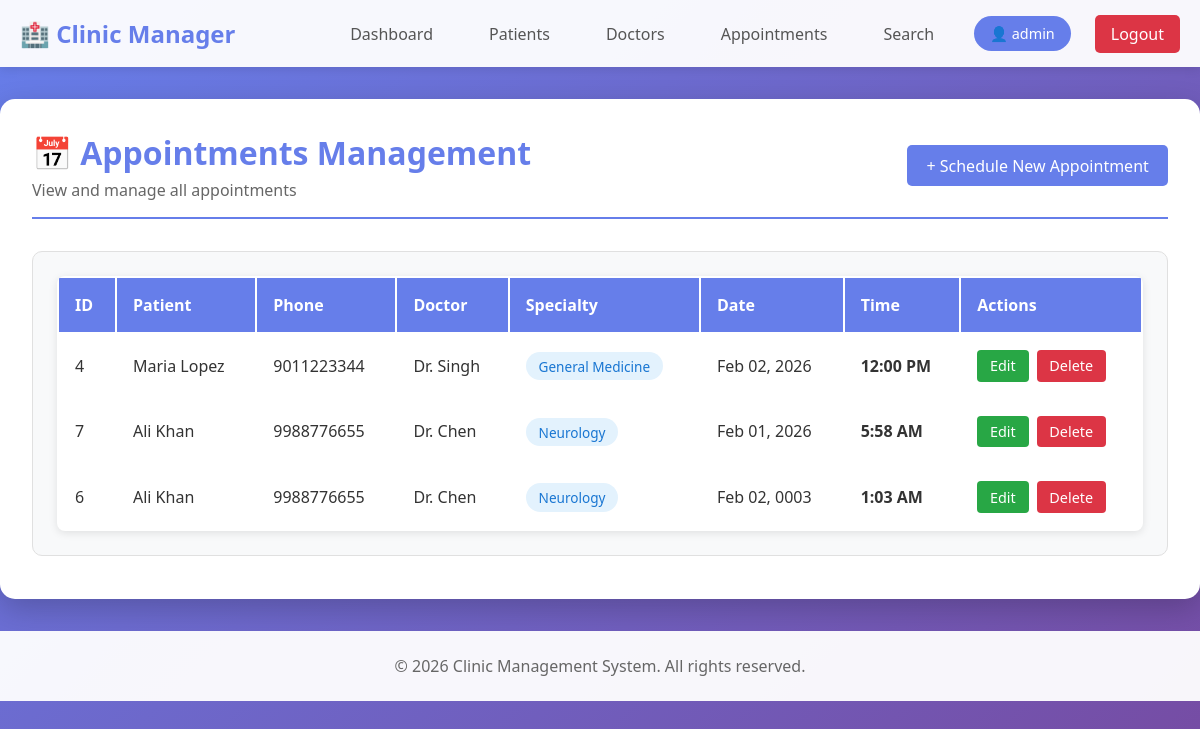
/public/appointments.php (signed in), run on the app's committed database.
### tables this page shows
CREATE TABLE `appointments` (
  `id` int(11) NOT NULL,
  `patient_id` int(11) DEFAULT NULL,
  `doctor_id` int(11) DEFAULT NULL,
  `appointment_date` date DEFAULT NULL,
  `appointment_time` time DEFAULT NULL
);

CREATE TABLE `patients` (
  `id` int(11) NOT NULL,
  `name` varchar(100) DEFAULT NULL,
  `phone` varchar(50) DEFAULT NULL
);

CREATE TABLE `doctors` (
  `id` int(11) NOT NULL,
  `name` varchar(100) DEFAULT NULL,
  `specialty` varchar(100) DEFAULT NULL
);

### includes/auth.php (called while the page is built, shortened)
<?php
function isLoggedIn() {
    return isset($_SESSION['user_id']) && isset($_SESSION['username']);
}
function getUsername() {
    return isset($_SESSION['username']) ? $_SESSION['username'] : null;
}
?>

### includes/functions.php (called while the page is built, shortened)
<?php
function formatTime($time) {
    return date("g:i A", strtotime($time));
}
function formatDate($date) {
    return date("M d, Y", strtotime($date));
}
?>

### public/appointments.php (the view, shortened to what this page needs)
<?php
require_once '../config/db.php';
require_once '../includes/functions.php';
require_once '../includes/auth.php';
$appointments_query = "SELECT a.*, p.name as patient_name, p.phone as patient_phone,
                       d.name as doctor_name, d.specialty
                       FROM appointments a
                       LEFT JOIN patients p ON a.patient_id = p.id
                       LEFT JOIN doctors d ON a.doctor_id = d.id
                       ORDER BY a.appointment_date DESC, a.appointment_time DESC";
$appointments = mysqli_query($conn, $appointments_query);
include '../includes/header.php';
?>
<div class="page-content">
    <div class="page-header">
        <div>
            <h2>📅 Appointments Management</h2>
            <p>View and manage all appointments</p>
        </div>
        <a href="add.php?type=appointment" class="btn btn-primary">+ Schedule New Appointment</a>
    </div>
    <div class="data-section">
        <table class="data-table">
            <thead>
                <tr>
                    <th>ID</th>
                    <th>Patient</th>
                    <th>Phone</th>
                    <th>Doctor</th>
                    <th>Specialty</th>
                    <th>Date</th>
                    <th>Time</th>
                    <th>Actions</th>
                </tr>
            </thead>
            <tbody>
                <?php if (mysqli_num_rows($appointments) > 0): ?>
                    <?php while($apt = mysqli_fetch_assoc($appointments)): ?>
                    <tr>
                        <td><?php echo $apt['id']; ?></td>
                        <td><?php echo htmlspecialchars($apt['patient_name']); ?></td>
                        <td><?php echo htmlspecialchars($apt['patient_phone']); ?></td>
                        <td><?php echo htmlspecialchars($apt['doctor_name']); ?></td>
                        <td><span class="specialty-badge"><?php echo htmlspecialchars($apt['specialty']); ?></span></td>
                        <td><?php echo formatDate($apt['appointment_date']); ?></td>
                        <td><strong><?php echo formatTime($apt['appointment_time']); ?></strong></td>
                        <td class="actions">
                            <a href="edit.php?type=appointment&id=<?php echo $apt['id']; ?>" class="btn-edit">Edit</a>
                            <a href="delete.php?type=appointment&id=<?php echo $apt['id']; ?>"
                               onclick="return confirm('Are you sure you want to cancel this appointment?');"
                               class="btn-delete">Delete</a>
                        </td>
                    </tr>
                    <?php endwhile; ?>
                <?php else: ?>
                    <tr>
                        <td colspan="8" class="no-data">No appointments found. Schedule your first appointment!</td>
                    </tr>
                <?php endif; ?>
            </tbody>
        </table>
    </div>
</div>
<?php include '../includes/footer.php'; ?>

### includes/header.php (shortened to what this page needs)
<!DOCTYPE html>
<html lang="en">
<head>
    <link rel="stylesheet" href="../assets/css/style.css">
</head>
<body>
    <nav class="navbar">
        <div class="container">
            <h1 class="logo">🏥 Clinic Manager</h1>
            <?php if (isLoggedIn()): ?>
            <ul class="nav-links">
                <li><a href="dashboard.php">Dashboard</a></li>
                <li><a href="patients.php">Patients</a></li>
                <li><a href="doctors.php">Doctors</a></li>
                <li><a href="appointments.php">Appointments</a></li>
                <li><a href="search.php">Search</a></li>
                <li class="user-info">
                    <span>👤 <?php echo htmlspecialchars(getUsername()); ?></span>
                </li>
                <li><a href="logout.php" class="logout-btn">Logout</a></li>
            </ul>
            <?php endif; ?>
        </div>
    </nav>
    <div class="container main-content">

### includes/footer.php (shortened to what this page needs)
    </div>
    <footer class="footer">
        <div class="container">
            <p>&copy; <?php echo date('Y'); ?> Clinic Management System. All rights reserved.</p>
        </div>
    </footer>
</body>
</html>

### assets/css/style.css (style rules this page uses)
* { margin: 0; padding: 0; box-sizing: border-box; }
body { font-family: 'Segoe UI', Tahoma, Geneva, Verdana, sans-serif; background: linear-gradient(135deg, #667eea 0%, #764ba2 100%); min-height: 100vh; color: #333; }
.container { max-width: 1200px; margin: 0 auto; padding: 0 20px; }
.navbar { background: rgba(255, 255, 255, 0.95); box-shadow: 0 2px 10px rgba(0,0,0,0.1); padding: 1rem 0; position: sticky; top: 0; z-index: 100; }
.navbar .container { display: flex; justify-content: space-between; align-items: center; }
.logo { font-size: 1.5rem; color: #667eea; font-weight: bold; }
.nav-links { display: flex; list-style: none; gap: 1.5rem; align-items: center; }
.nav-links a { text-decoration: none; color: #555; font-weight: 500; transition: color 0.3s; padding: 0.5rem 1rem; border-radius: 5px; }
.user-info { background: #667eea; color: white; padding: 0.5rem 1rem; border-radius: 20px; font-size: 0.9rem; }
.logout-btn { background: #dc3545 !important; color: white !important; padding: 0.5rem 1rem !important; border-radius: 5px !important; }
.main-content { background: white; margin: 2rem auto; padding: 2rem; border-radius: 15px; box-shadow: 0 10px 30px rgba(0,0,0,0.2); min-height: 500px; }
.page-header { display: flex; justify-content: space-between; align-items: center; margin-bottom: 2rem; padding-bottom: 1rem; border-bottom: 2px solid #667eea; }
.page-header h2 { color: #667eea; font-size: 2rem; margin-bottom: 0.3rem; }
.page-header p { color: #666; }
.data-section { background: #f8f9fa; padding: 1.5rem; border-radius: 10px; border: 1px solid #e0e0e0; }
.data-table { width: 100%; background: white; border-radius: 8px; overflow: hidden; box-shadow: 0 2px 8px rgba(0,0,0,0.1); }
.data-table thead { background: #667eea; color: white; }
.data-table th, .data-table td { padding: 1rem; text-align: left; }
.data-table tbody tr { border-bottom: 1px solid #e0e0e0; transition: background 0.2s; }
.data-table tbody tr:last-child { border-bottom: none; }
.actions { display: flex; gap: 0.5rem; }
.specialty-badge { background: #e3f2fd; color: #1976d2; padding: 0.3rem 0.8rem; border-radius: 15px; font-size: 0.85rem; font-weight: 500; }
.btn { padding: 0.6rem 1.2rem; border: none; border-radius: 5px; cursor: pointer; text-decoration: none; display: inline-block; font-weight: 500; transition: all 0.3s; }
.btn-primary { background: #667eea; color: white; }
.btn-edit { background: #28a745; color: white; padding: 0.4rem 0.8rem; border-radius: 4px; text-decoration: none; font-size: 0.9rem; }
.btn-delete { background: #dc3545; color: white; padding: 0.4rem 0.8rem; border-radius: 4px; text-decoration: none; font-size: 0.9rem; }
.footer { background: rgba(255, 255, 255, 0.95); text-align: center; padding: 1.5rem 0; margin-top: 2rem; color: #666; }

### data on the page
appointments: id "4", patient.name "Maria Lopez", patient.phone "9011223344", doctor.name "Dr. Singh", doctor.specialty "General Medicine", appointment_date "Feb 02, 2026", appointment_time "12:00 PM"
appointments: id "7", patient.name "Ali Khan", patient.phone "9988776655", doctor.name "Dr. Chen", doctor.specialty "Neurology", appointment_date "Feb 01, 2026", appointment_time "5:58 AM"
appointments: id "6", patient.name "Ali Khan", patient.phone "9988776655", doctor.name "Dr. Chen", doctor.specialty "Neurology", appointment_date "Feb 02, 0003", appointment_time "1:03 AM"

### other printed values
getUsername() "admin"
